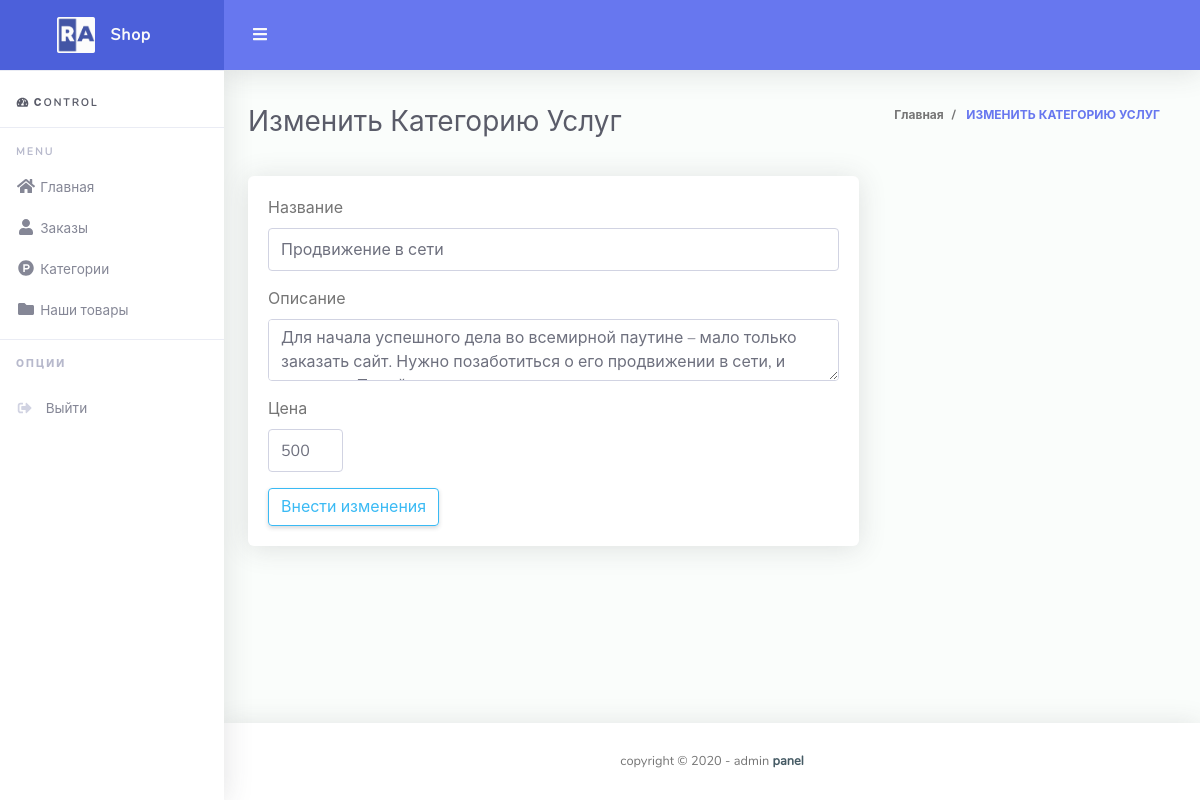
The page /admin/options/categories/edit_categories.php?id=4 on the database as committed earlier.
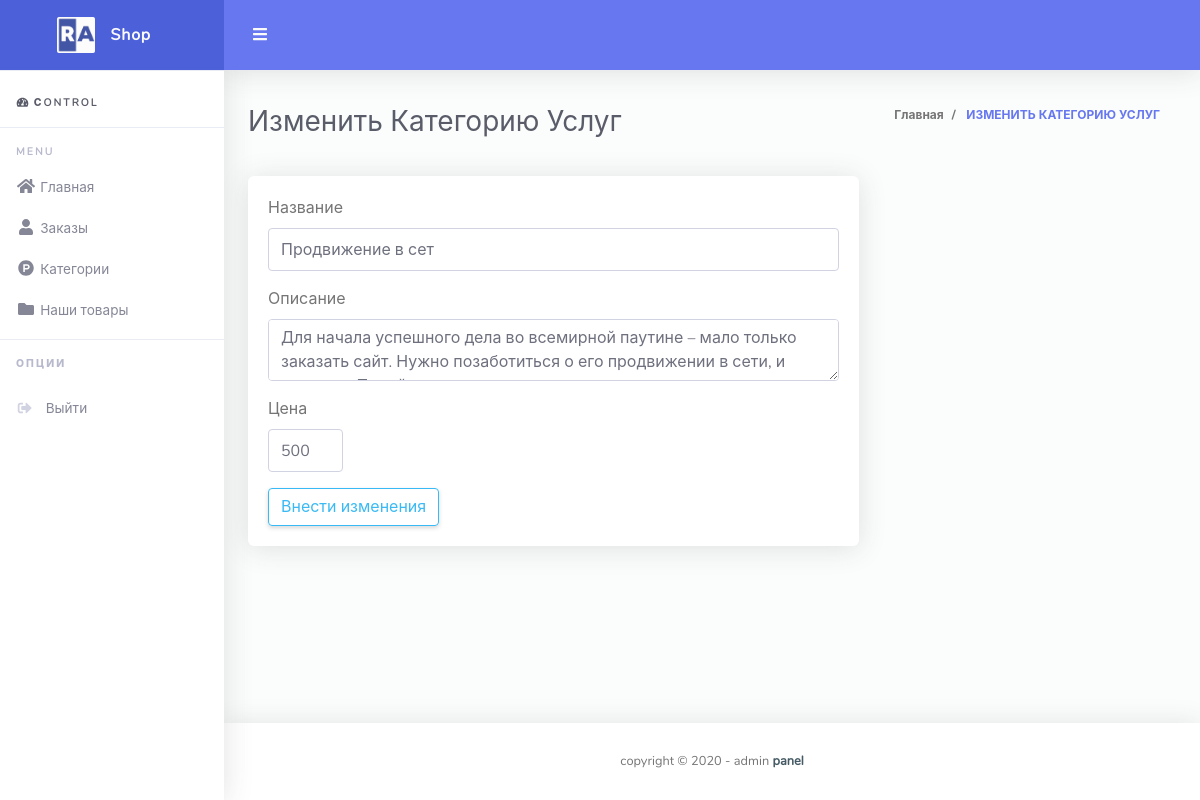
The same page on the database as committed later.
### tables this page shows
CREATE TABLE `categories` (
  `id` int(11) NOT NULL,
  `title` varchar(255) NOT NULL,
  `description` text NOT NULL,
  `kit_html` text NOT NULL,
  `other_html` text DEFAULT NULL,
  `cost` int(11) DEFAULT NULL,
  `img` longblob DEFAULT NULL
);

### admin/options/categories/edit_categories.php (the view, shortened to what this page needs)
<?php
include $_SERVER['DOCUMENT_ROOT'] . "/configs/db.php";
?>
<!DOCTYPE html>
<html lang="en">
<head>
    <?php include $_SERVER['DOCUMENT_ROOT'] . "/admin/parts/head.php" ?>
</head>
<body id="page-top">
<div id="wrapper">
    <?php
    include $_SERVER['DOCUMENT_ROOT'] . "/admin/parts/nav.php"
    ?>
    <div id="content-wrapper" class="d-flex flex-column">
        <div id="content">
            <nav class="navbar navbar-expand navbar-light bg-navbar topbar mb-4 static-top">
                <button id="sidebarToggleTop" class="btn btn-link rounded-circle mr-3">
                    <i class="fa fa-bars"></i>
                </button>
            </nav>
            <div class="container-fluid" id="container-wrapper">
                        <?php
                        include $_SERVER['DOCUMENT_ROOT'] . "/admin/parts/breadcrumb.php"
                        ?>
                <div class="row">
                    <div class="col-md-8">
                        <div class="card">
                            <div class="card-body">
                                <form method="POST">
                                    <div class="row">
                                        <?php
                                            $sql = "SELECT * FROM categories WHERE id=" . $_GET['id'];
                                            $result = $connect->query($sql);
                                            $data = mysqli_fetch_assoc($result);
                                            ?>
                                        <div class="col-md-12">
                                            <div class="form-group">
                                                <label>Название</label>
                                                <input name="title" type="text" class="form-control" value="<?php echo $data["title"]; ?>">
                                            </div>
                                        </div>
                                        <div class="col-md-12">
                                            <div class="form-group">
                                                <label>Описание</label>
                                                <textarea name="description" type="text" class="form-control" value=""><?php echo $data["description"]; ?> </textarea>
                                            </div>
                                        </div>
                                        <div class="col-md-2">
                                            <div class="form-group">
                                                <label>Цена</label>
                                                <input name="cost" type="text" class="form-control" value="<?php echo $data["cost"]; ?>">
                                            </div>
                                        </div>
                                    </div>
                                    <button name="submit" value="1" type="submit" class="btn btn-outline-info btn-fill pull-right">Внести изменения</button>
                                </form>
                            </div>
                        </div>
                    </div>
                </div>
            </div>
        </div>
        <?php include $_SERVER['DOCUMENT_ROOT'] . "/admin/parts/footer.php" ?>
    </div>
</div>
</body>
</html>

Rows that differ between the two databases and show on the page:
changed categories: title "Продвижение в сети" → "Продвижение в сет"
